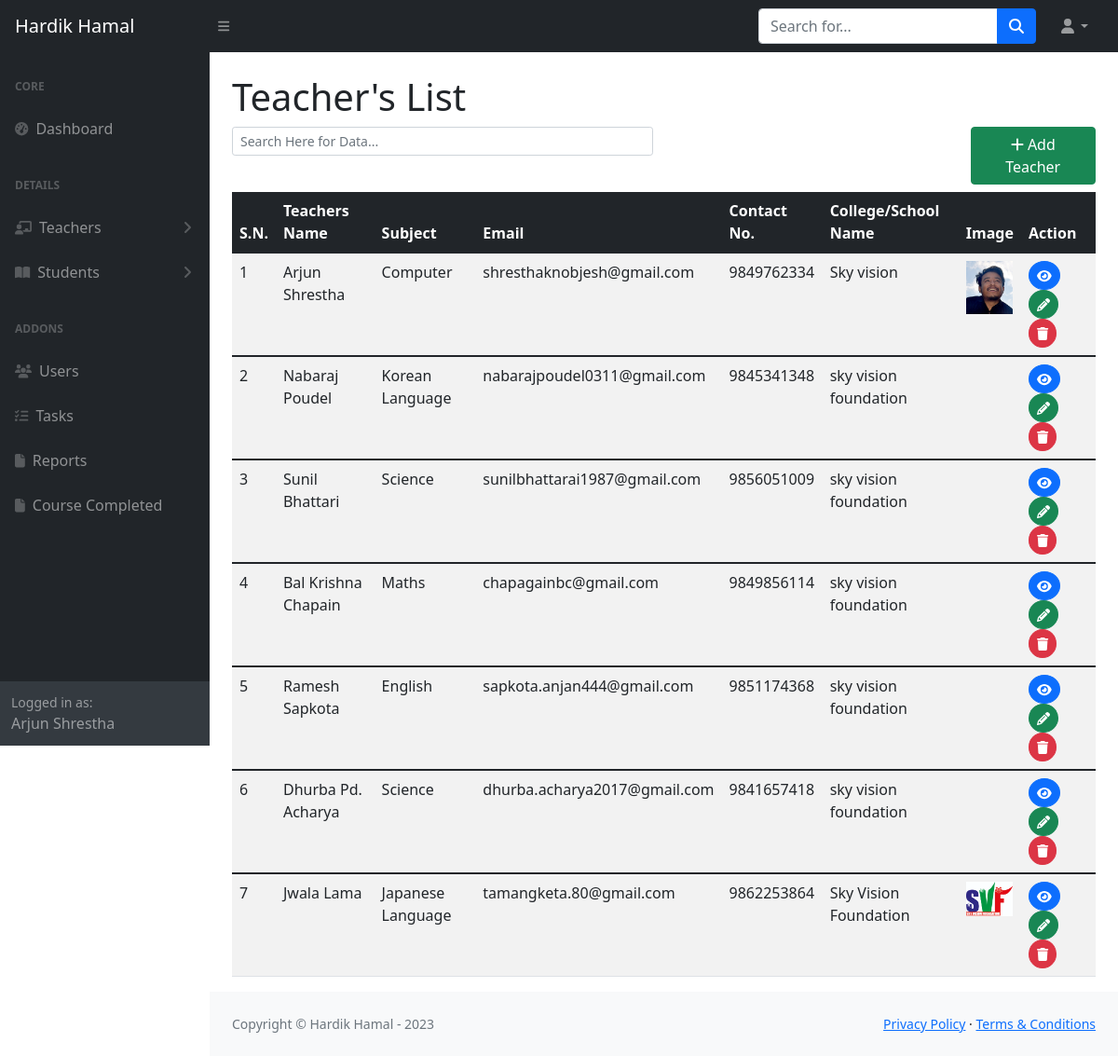
The page /admin/teacherlist.php (signed in) on the database its author committed.
### tables this page shows
CREATE TABLE `teachers` (
  `id` int(11) NOT NULL,
  `teachername` varchar(100) NOT NULL,
  `sub` varchar(100) NOT NULL,
  `email` varchar(100) NOT NULL,
  `contact` varchar(10) NOT NULL,
  `college` varchar(100) NOT NULL,
  `img` varchar(100) NOT NULL,
  `created_at` datetime DEFAULT current_timestamp(),
  `updated_at` datetime DEFAULT NULL ON UPDATE current_timestamp()
);

### admin/teacherlist.php (the view, shortened to what this page needs)
<?php
    require_once 'inc/header.php';
    require_once 'inc/topbar.php';
    require_once 'inc/sidebar.php';
?>
            <div id="layoutSidenav_content">
                <main>
                    <div class="container-fluid px-4">
                        <h1 class="mt-4">Teacher's List</h1>
                        <div class="row">
                            <div class="col-md-6 me-auto"><input type="text" id="myInput" class="form-control form-control-sm" placeholder="Search Here for Data..."></div>
                            <div class="col-md-2 ms-auto"><a href="addteacher.php" class="btn btn-success mb-2"><i class="fa fa-plus"></i> Add Teacher</a></div>
                        </div>
                        <table class="table table-striped">
                            <thead>
                                <tr class="table-dark">
                                    <th>S.N.</th>
                                    <th>Teachers Name</th>
                                    <th>Subject</th>
                                    <th>Email</th>
                                    <th>Contact No.</th>
                                    <th>College/School Name</th>
                                    <th>Image</th>
                                    <th>Action</th>
                                </tr>
                            </thead>
                            <?php
                                $sql = "SELECT * FROM teachers";
                                $result = mysqli_query($conn,$sql);
                                $i = 1;
                                if(mysqli_num_rows($result)>=1){
                                    while($rows = mysqli_fetch_assoc($result)){
                                        ?>
                                            <tbody id="myTable">
                                                <tr>
                                                    <td><?php echo $i ?></td>
                                                    <td><?php echo $rows['teachername'] ?></td>
                                                    <td><?php echo $rows['sub'] ?></td>
                                                    <td><?php echo $rows['email'] ?></td>
                                                    <td><?php echo $rows['contact'] ?></td>
                                                    <td><?php echo $rows['college'] ?></td>
                                                    <td><a href="<?php
                                                        if('uploads/teachers/'!='uploads/teachers/'.$rows['img']){
                                                            echo 'uploads/teachers/'.$rows['img'];
                                                        }else {
                                                            echo 'assets/img/logo.jpg';
                                                        }
                                                    ?>"><img width="50" src="<?php
                                                        if('uploads/teachers/'!='uploads/teachers/'.$rows['img']){
                                                            echo 'uploads/teachers/'.$rows['img'];
                                                        }else {
                                                            echo 'assets/img/logo.jpg';
                                                        }
                                                    ?>" alt=""></a></td>
                                                    <td><a href="teacherview.php?id=<?php echo $rows['id'] ?>" class="btn btn-primary btn-sm rounded-circle"><i class="fa fa-eye"></i></a>
                                                        <?php
                                                            if($_SESSION['role'] == 'admin'){
                                                                ?>
                                                                    <a href="teacherupdate.php?id=<?php echo $rows['id'] ?>" class="btn btn-success btn-sm rounded-circle"><i class="fa fa-pencil"></i></a> <a onclick="return confirm('Are you sure you wanna delete?')" href="process/teacherdel.php?id=<?php echo $rows['id'] ?>" class="btn btn-danger btn-sm rounded-circle"><i class="fa fa-trash"></i></a>
                                                                <?php
                                                            }
                                                        ?>
                                                    </td>
                                                </tr>
                                            </tbody>
                                        <?php
                                        $i++;
                                    }
                                }else {
                                    ?>
                                    <tr>
                                        <td colspan="8">Data Not Found.</td>
                                    </tr>
                                    <?php
                                }
                            ?>
                        </table>
                    </div>
                </main>
<?php
    require_once 'inc/footer.php';
?>

### rows shown on the page
teachers: teachername "Arjun Shrestha", sub "Computer", email "shresthaknobjesh@gmail.com", contact "9849762334", college "Sky vision", img (picture)
teachers: teachername "Nabaraj Poudel", sub "Korean Language", email "nabarajpoudel0311@gmail.com", contact "9845341348", college "sky vision foundation"
teachers: teachername "Sunil Bhattari", sub "Science", email "sunilbhattarai1987@gmail.com", contact "9856051009", college "sky vision foundation"
teachers: teachername "Bal Krishna Chapain", sub "Maths", email "chapagainbc@gmail.com", contact "9849856114", college "sky vision foundation"
teachers: teachername "Ramesh Sapkota", sub "English", email "sapkota.anjan444@gmail.com", contact "9851174368", college "sky vision foundation"
teachers: teachername "Dhurba Pd. Acharya", sub "Science", email "dhurba.acharya2017@gmail.com", contact "9841657418", college "sky vision foundation"
teachers: teachername "Jwala Lama", sub "Japanese Language", email "tamangketa.80@gmail.com", contact "9862253864", college "Sky Vision Foundation"

### other values the page prints
$_SESSION['fname'] "Arjun Shrestha"
